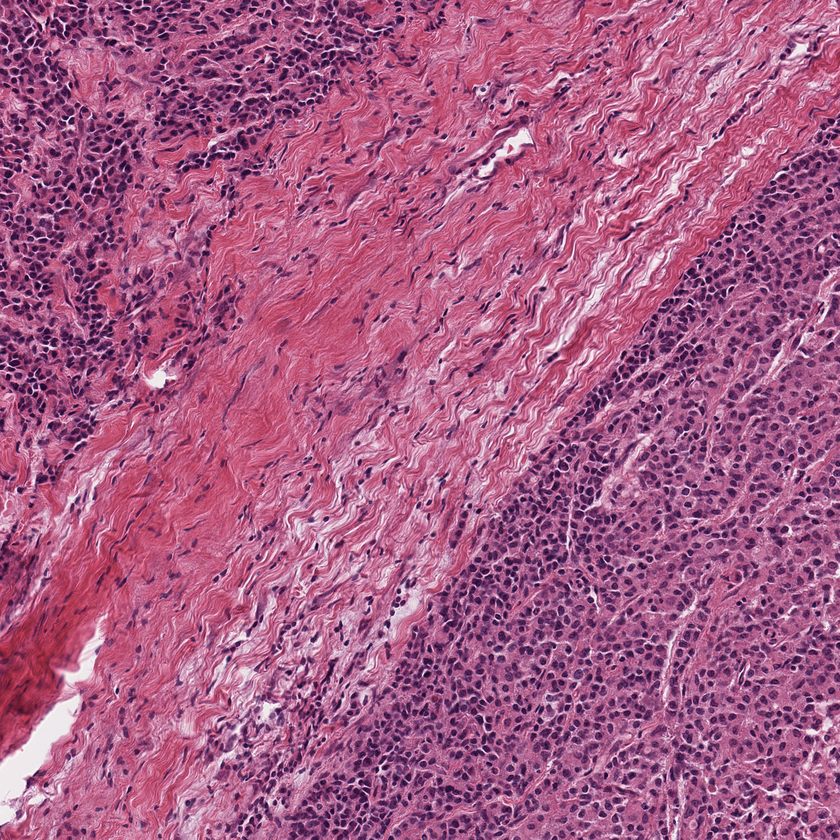
#> input picture data_processing/stain_normalisation_target.png, 840 x 840 px, shrunk from 1344 x 1344 before the run
$ python -i colorTransferCV2.py   (imports and definitions only)
#> lines starting #> are read from the running program, lines starting #| are printed output that depends on the picture
"""
Normalize a patch stain to the target image using the method of:

E. Reinhard, M. Adhikhmin, B. Gooch, and P. Shirley, ‘Color transfer between images’, IEEE Computer Graphics and Applications, vol. 21, no. 5, pp. 34–41, Sep. 2001.
"""

from __future__ import division

import cv2 as cv
import numpy as np


### Some functions ###


def lab_split(I):
    """
    Convert from RGB uint8 to LAB and split into channels
    :param I: uint8
    :return:
    """
    I = cv.cvtColor(I, cv.COLOR_RGB2LAB)
    I = I.astype(np.float32)
    I1, I2, I3 = cv.split(I)
    I1 /= 2.55
    I2 -= 128.0
    I3 -= 128.0
    return I1, I2, I3


# [23 lines left out: functions merge_back, fix_L_img, not called in this run]


def get_mean_std(I):
    """
    Get mean and standard deviation of each channel
    :param I: uint8
    :return:
    """
    I1, I2, I3 = lab_split(I)
    m1, sd1 = cv.meanStdDev(I1)
    m2, sd2 = cv.meanStdDev(I2)
    m3, sd3 = cv.meanStdDev(I3)
    means = m1, m2, m3
    stds = sd1, sd2, sd3
    return means, stds

def standardize_brightness(I):
    """
    :param I:
    :return:
    """
    p = np.percentile(I, 90)
    return np.clip(I * 255.0 / p, 0, 255).astype(np.uint8)


### Main class ###

class StainNormalizerLAB(object):
    """
    A stain normalization object
    """

    def __init__(self):
        self.target_means = None
        self.target_stds = None

    # [5 lines left out: function fit, not called in this run]

    def __call__(self, I):
        I = standardize_brightness(I)
        I1, I2, I3 = lab_split(I)
        means, stds = get_mean_std(I)
        norm1 = ((I1 - means[0]) * (self.target_stds[0] / stds[0])) + self.target_means[0]
        norm2 = ((I2 - means[1]) * (self.target_stds[1] / stds[1])) + self.target_means[1]
        norm3 = ((I3 - means[2]) * (self.target_stds[2] / stds[2])) + self.target_means[2]
        return np.array(merge_back(norm1, norm2, norm3))

class StainNormalizerL(object):
    """
    A stain normalization object
    """

    def __init__(self):
        self.target_means = None
        self.target_stds = None

    # [13 lines left out: functions fit, __call__, not called in this run]

>>> import cv2
>>> picture = cv2.cvtColor(cv2.imread('data_processing/stain_normalisation_target.png'), cv2.COLOR_BGR2RGB)
>>> result = StainNormalizerLAB()(picture)
#> in standardize_brightness, `p = np.percentile(I, 90)`: p = 202
#> in standardize_brightness, `return np.clip(I * 255.0 / p, 0, 255).astype(np.uint8)`:
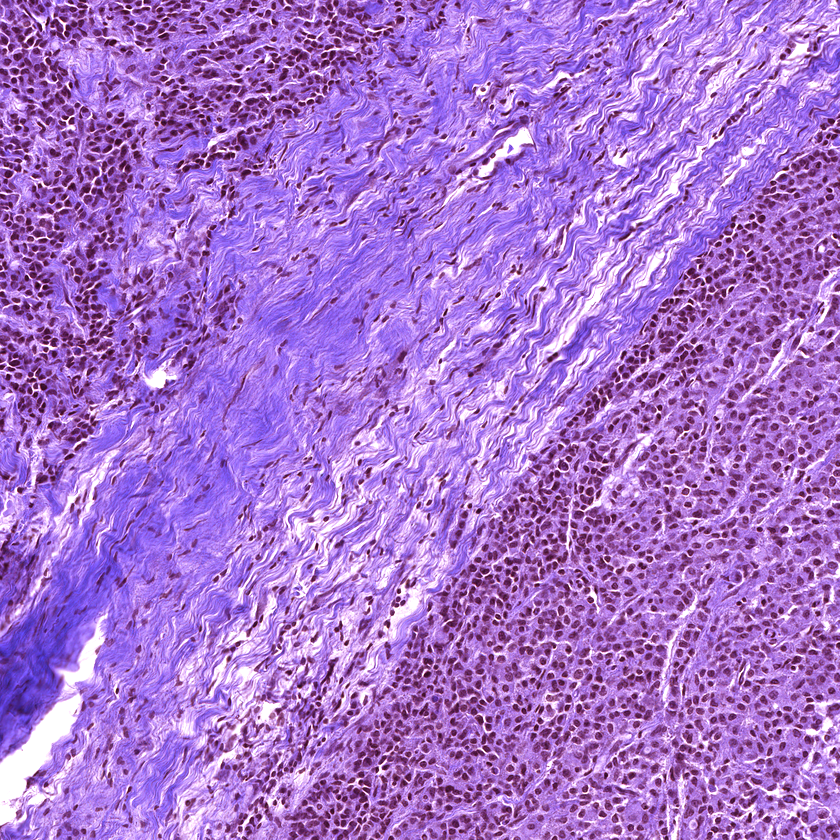
#> returned value: shape (840, 840, 3); mean of channels 0, 1, 2 206.1, 117, 168; drawn as B, G, R
#> in lab_split, `I = cv.cvtColor(I, cv.COLOR_RGB2LAB)`: I: shape (840, 840, 3); mean of channels 0, 1, 2 154.2, 169.6, 116.4
#> in lab_split, `I = I.astype(np.float32)`: I: shape (840, 840, 3) float32; mean of channels 0, 1, 2 154.2, 169.6, 116.4
#> in lab_split, `I1, I2, I3 = cv.split(I)`:
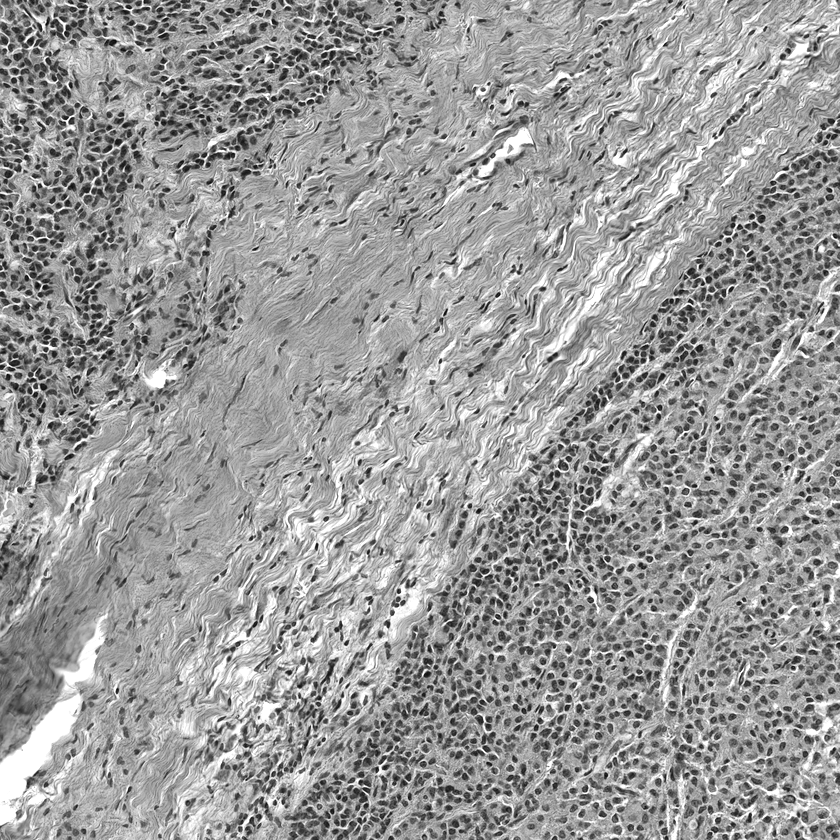
#> I1: shape (840, 840) float32; min 7, max 255, mean 154.2
#> in lab_split, `I1, I2, I3 = cv.split(I)`:
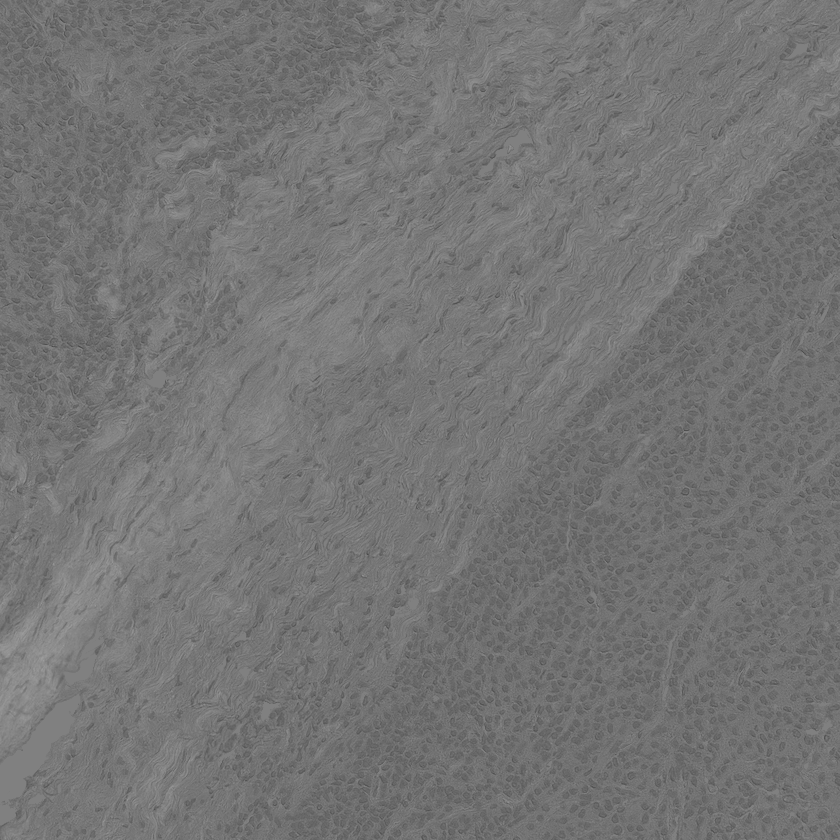
#> I3: shape (840, 840) float32; min 71, max 156, mean 116.4
#> in lab_split, `I1 /= 2.55`:
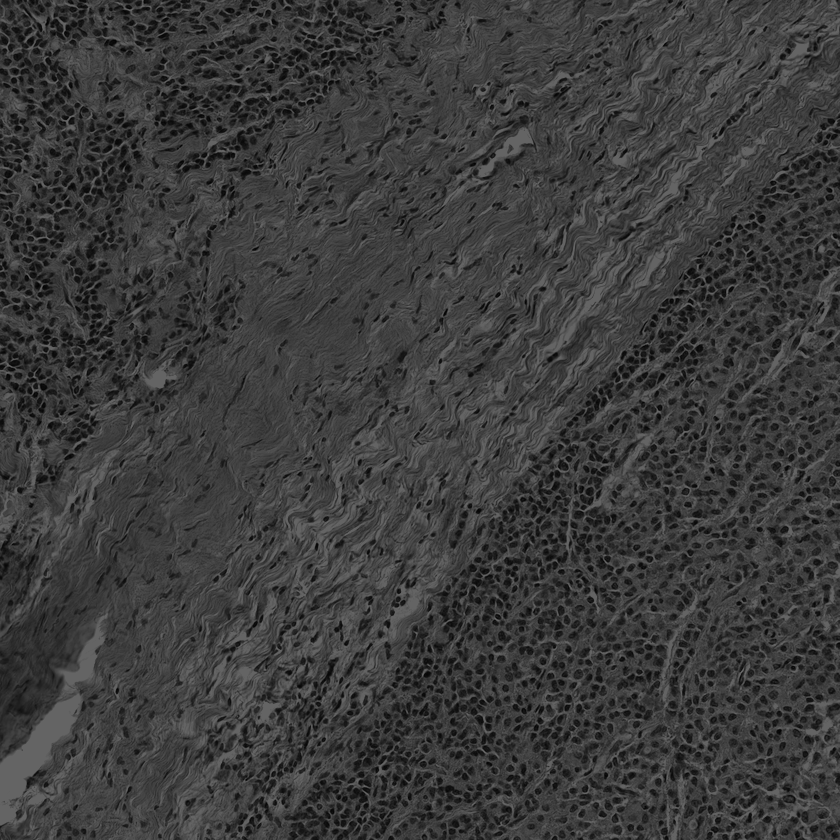
#> I1: shape (840, 840) float32; min 2.75, max 100, mean 60.5
#> in lab_split, `I2 -= 128.0`:
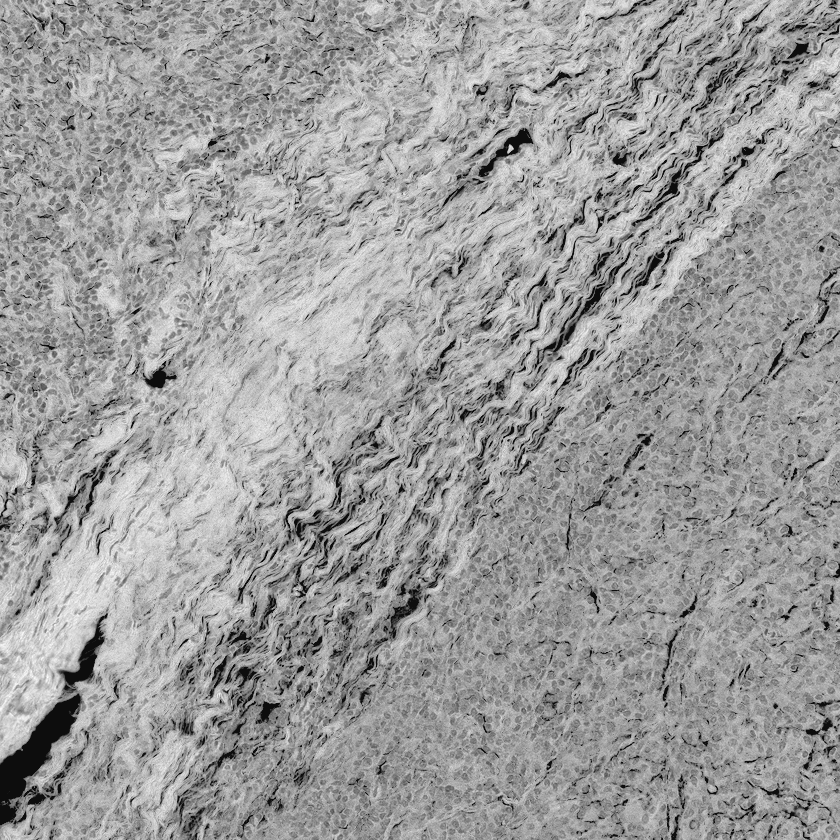
#> I2: shape (840, 840) float32; min -4, max 70, mean 41.6; drawn with min black and max white
#> in lab_split, `I3 -= 128.0`:
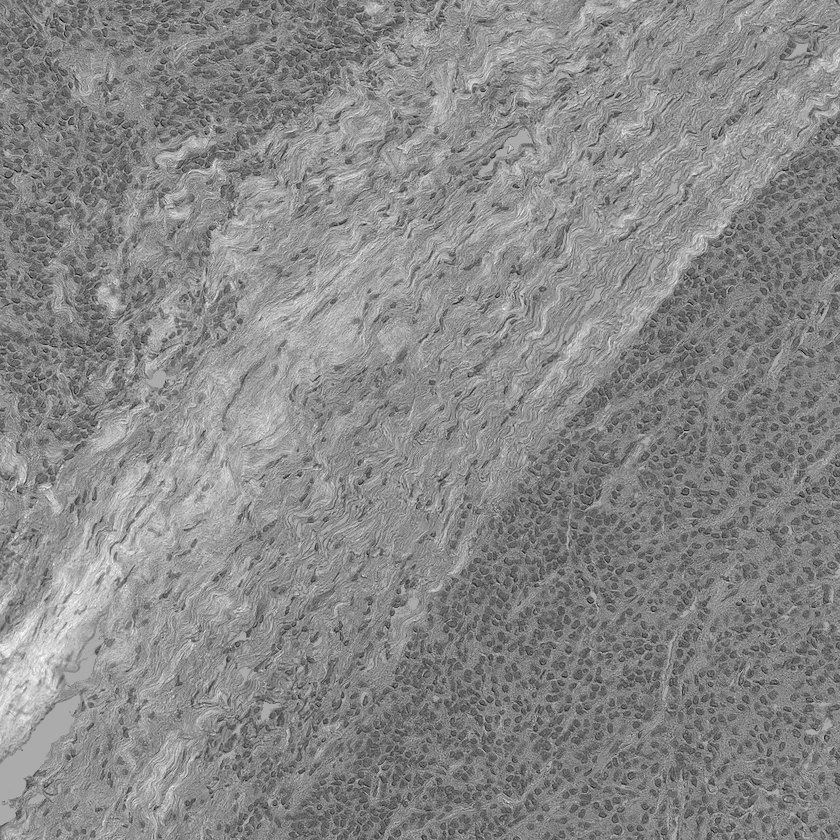
#> I3: shape (840, 840) float32; min -57, max 28, mean -11.6; drawn with min black and max white
#> in get_mean_std, `m1, sd1 = cv.meanStdDev(I1)`: m1 = [60.46]; sd1 = [18.44]
#> in get_mean_std, `m2, sd2 = cv.meanStdDev(I2)`: m2 = [41.57]; sd2 = [11.61]
#> in get_mean_std, `m3, sd3 = cv.meanStdDev(I3)`: m3 = [-11.57]; sd3 = [9.31]
#> in get_mean_std, `means = m1, m2, m3`: means = ([60.46], [41.57], [-11.57])
#> in get_mean_std, `stds = sd1, sd2, sd3`: stds = ([18.44], [11.61], [9.31])
#> in __call__, `means, stds = get_mean_std(I)`: means = ([60.46], [41.57], [-11.57]); stds = ([18.44], [11.61], [9.31])
#> (the run stopped early here; a loop or call above may not have finished)
